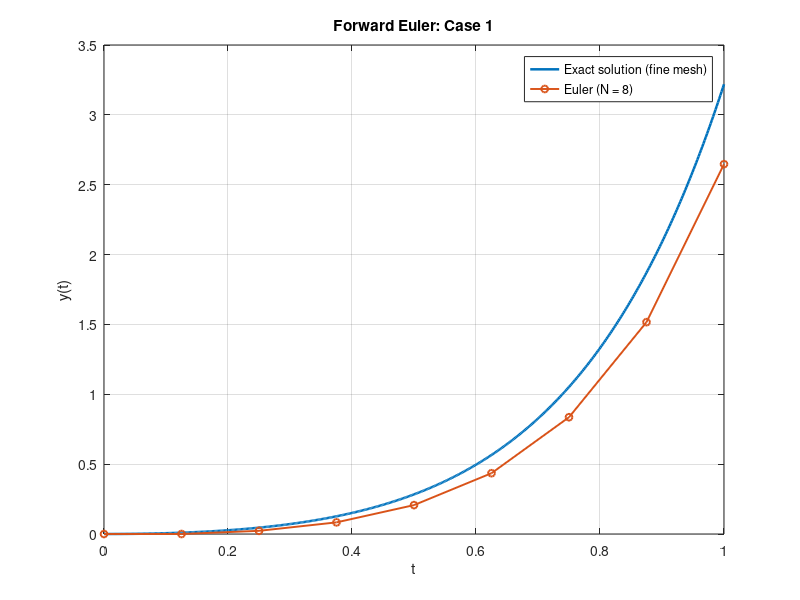
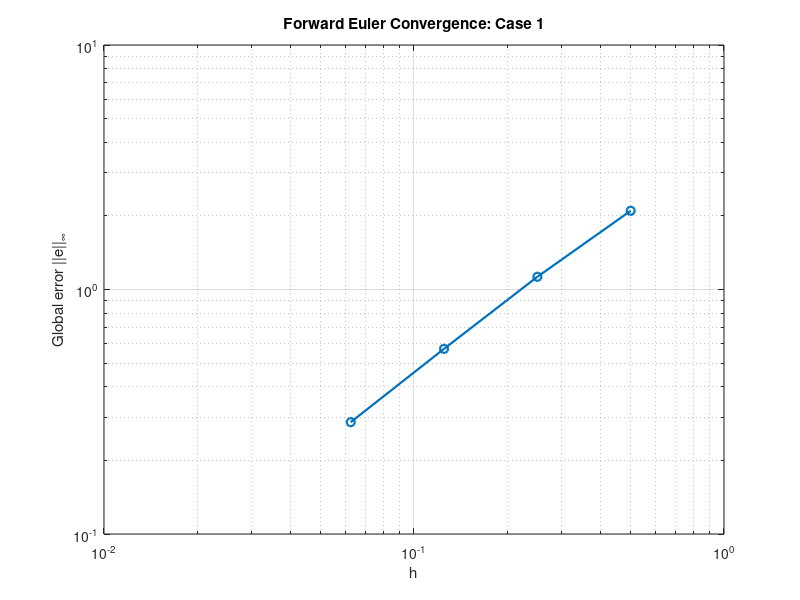

These charts were generated, in order, by the following MATLAB code:
function euler_method_ivp(caseId)
%EULER_METHOD_IVP  Forward Euler solver for 4 given IVPs.
%   euler_method_ivp(caseId)
%   caseId = 1,2,3,4 selects the ODE from the assignment.
%
%   This script:
%   1) prints iteration values for N = 2^3,
%   2) plots exact solution (N = 2^9) vs Euler solution (N = 2^3),
%   3) plots global error vs h for N = 2, 2^2, 2^3, 2^4.

if nargin < 1
    caseId = 1;
end

prob = getProblem(caseId);

% 1) Show iteration steps on a coarse grid
Ncoarse = 2^3;
[tc, yc] = eulerSolve(prob.f, prob.t0, prob.tf, prob.y0, Ncoarse);
printIterations(tc, yc, prob.exact, sprintf('Forward Euler | Case %d | N = %d', caseId, Ncoarse));

% 2) Compare coarse numerical solution with a fine exact mesh
Nfine = 2^9;
[tf, yexactFine] = exactOnGrid(prob.exact, prob.t0, prob.tf, Nfine);
[tc, yc] = eulerSolve(prob.f, prob.t0, prob.tf, prob.y0, Ncoarse);

figure('Name', sprintf('Euler Comparison - Case %d', caseId));
plot(tf, yexactFine, 'LineWidth', 1.8); hold on;
plot(tc, yc, 'o-', 'LineWidth', 1.4, 'MarkerSize', 5);
grid on;
xlabel('t'); ylabel('y(t)');
legend('Exact solution (fine mesh)', sprintf('Euler (N = %d)', Ncoarse), 'Location', 'best');
title(sprintf('Forward Euler: Case %d', caseId));

% 3) Global error vs h
Ns = 2.^(1:4);
hs = zeros(size(Ns));
errs = zeros(size(Ns));
for k = 1:numel(Ns)
    N = Ns(k);
    [t, y] = eulerSolve(prob.f, prob.t0, prob.tf, prob.y0, N);
    ye = prob.exact(t);
    hs(k) = (prob.tf - prob.t0) / N;
    errs(k) = max(abs(ye - y));
end

figure('Name', sprintf('Euler Convergence - Case %d', caseId));
loglog(hs, errs, 'o-', 'LineWidth', 1.6, 'MarkerSize', 6);
grid on;
xlabel('h'); ylabel('Global error ||e||_\infty');
title(sprintf('Forward Euler Convergence: Case %d', caseId));

end

function prob = getProblem(caseId)
switch caseId
    case 1
        prob.t0 = 0; prob.tf = 1; prob.y0 = 0;
        prob.f = @(t,y) t.*exp(3*t) - 2*y;
        prob.exact = @(t) (1/5).*t.*exp(3*t) - (1/25).*exp(3*t) + (1/25).*exp(-2*t);
    case 2
        prob.t0 = 1; prob.tf = 2; prob.y0 = 2;
        prob.f = @(t,y) 1 + y./t;
        prob.exact = @(t) t.*log(t) + 2*t;
    case 3
        prob.t0 = 2; prob.tf = 3; prob.y0 = 1;
        prob.f = @(t,y) 1 + (t - y).^2;
        prob.exact = @(t) t + 1./(1 - t);
    case 4
        prob.t0 = 0; prob.tf = 1; prob.y0 = 1;
        prob.f = @(t,y) cos(2*t) + sin(3*t);
        prob.exact = @(t) 0.5*sin(2*t) - (1/3)*cos(3*t) + 4/3;
    otherwise
        error('caseId must be 1, 2, 3, or 4.');
end
end

function [t, y] = eulerSolve(f, t0, tf, y0, N)
h = (tf - t0) / N;
t = linspace(t0, tf, N+1).';
y = zeros(N+1, 1);
y(1) = y0;
for n = 1:N
    y(n+1) = y(n) + h * f(t(n), y(n));
end
end

function [t, y] = exactOnGrid(exactFun, t0, tf, N)
t = linspace(t0, tf, N+1).';
y = exactFun(t);
end

function printIterations(t, y, exactFun, header)
fprintf('\n%s\n', header);
fprintf('%5s %14s %20s %20s %20s\n', 'n', 't_n', 'Euler y_n', 'Exact y(t_n)', 'Abs error');
for n = 1:numel(t)
    ye = exactFun(t(n));
    fprintf('%5d %14.8f %20.12f %20.12f %20.12e\n', n-1, t(n), y(n), ye, abs(ye - y(n)));
end
end
